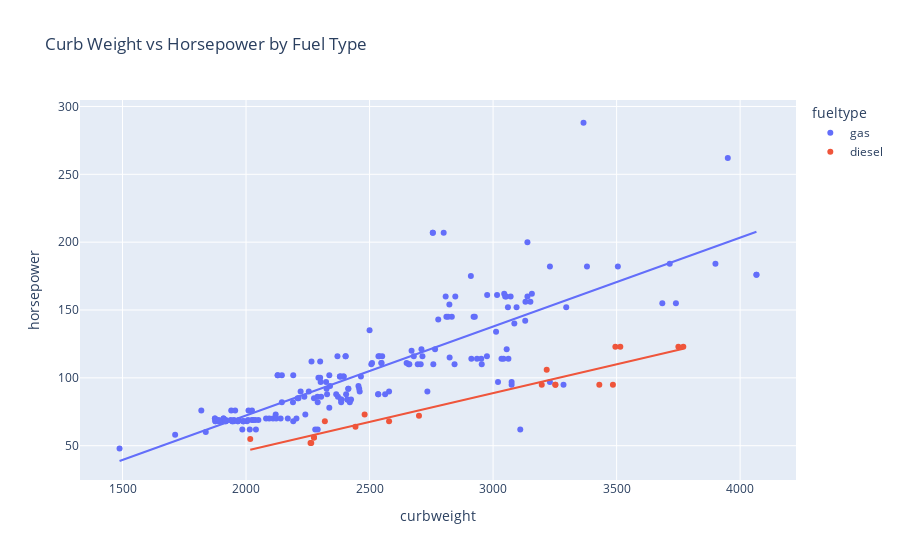

Notebook code cell kept with this figure:
### Markdown cell above
Next we will look like at the relationship between horsepower and curbweight:

### Code cell
px.scatter(df, x='curbweight', y='horsepower', color='fueltype', trendline='ols', title='Curb Weight vs Horsepower by Fuel Type').show()

### Figure 1 — Plotly figure (JSON) as saved in the notebook; plotly's stock layout.template omitted (floating-point values rounded to 4 significant figures; data arrays with more than 128 entries replaced by an {"elided": "..."} marker saying what was removed)
{"data": [{"hovertemplate": "fueltype=gas<br>curbweight=%{x}<br>horsepower=%{y}<extra></extra>", "legendgroup": "gas", "marker": {"color": "#636efa", "symbol": "circle"}, "mode": "markers", "name": "gas", "orientation": "v", "showlegend": true, "type": "scatter", "x": {"elided": "185 int values"}, "xaxis": "x", "y": {"elided": "185 int values"}, "yaxis": "y"}, {"hovertemplate": "<b>OLS trendline</b><br>horsepower = 0.0655295 * curbweight + -58.7901<br>R<sup>2</sup>=0.666336<br><br>fueltype=gas<br>curbweight=%{x}<br>horsepower=%{y} <b>(trend)</b><extra></extra>", "legendgroup": "gas", "marker": {"color": "#636efa", "symbol": "circle"}, "mode": "lines", "name": "gas", "showlegend": false, "type": "scatter", "x": {"elided": "185 int values"}, "xaxis": "x", "y": {"elided": "185 float values"}, "yaxis": "y"}, {"hovertemplate": "fueltype=diesel<br>curbweight=%{x}<br>horsepower=%{y}<extra></extra>", "legendgroup": "diesel", "marker": {"color": "#EF553B", "symbol": "circle"}, "mode": "markers", "name": "diesel", "orientation": "v", "showlegend": true, "type": "scatter", "x": [2443, 2700, 3515, 3750, 3495, 3770, 2017, 3197, 3430, 3252, 3485, 3252, 2275, 2275, 2480, 2261, 2264, 2319, 2579, 3217], "xaxis": "x", "y": [64, 72, 123, 123, 123, 123, 55, 95, 95, 95, 95, 95, 56, 56, 73, 52, 52, 68, 68, 106], "yaxis": "y"}, {"hovertemplate": "<b>OLS trendline</b><br>horsepower = 0.0424721 * curbweight + -38.6681<br>R<sup>2</sup>=0.917351<br><br>fueltype=diesel<br>curbweight=%{x}<br>horsepower=%{y} <b>(trend)</b><extra></extra>", "legendgroup": "diesel", "marker": {"color": "#EF553B", "symbol": "circle"}, "mode": "lines", "name": "diesel", "showlegend": false, "type": "scatter", "x": [2017, 2261, 2264, 2275, 2275, 2319, 2443, 2480, 2579, 2700, 3197, 3217, 3252, 3252, 3430, 3485, 3495, 3515, 3750, 3770], "xaxis": "x", "y": [47.0, 57.36, 57.49, 57.96, 57.96, 59.82, 65.09, 66.66, 70.87, 76.01, 97.12, 97.96, 99.45, 99.45, 107.0, 109.3, 109.8, 110.6, 120.6, 121.5], "yaxis": "y"}], "layout": {"legend": {"title": {"text": "fueltype"}, "tracegroupgap": 0}, "title": {"text": "Curb Weight vs Horsepower by Fuel Type"}, "xaxis": {"anchor": "y", "domain": [0, 1], "title": {"text": "curbweight"}}, "yaxis": {"anchor": "x", "domain": [0, 1], "title": {"text": "horsepower"}}}}
